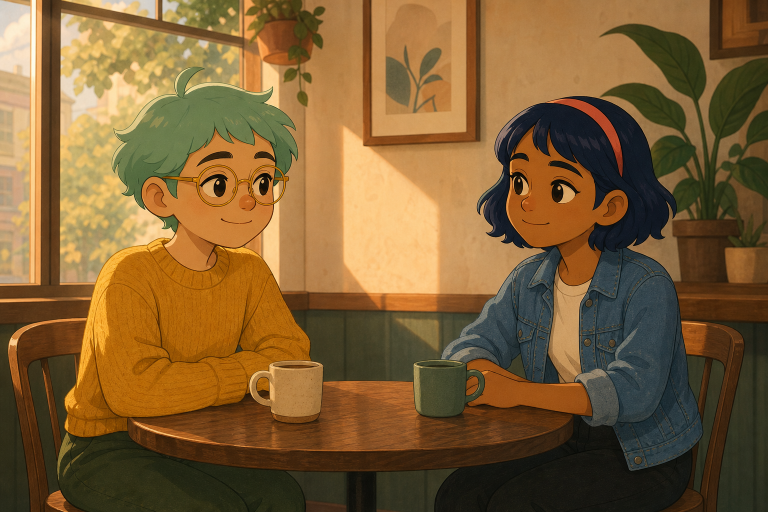
#> input picture talking-characters/assets/characters-master.png, 1536 x 1024 px (shown at 1/2 size)
$ python render_talking_video.py assets/characters-master.png
#> lines starting #> are read from the running program, lines starting #| are printed output that depends on the picture
#> in render, master is the input picture: PIL image 1536x1024 RGB; mean R, G, B 126.3, 94.7, 52.5
#!/usr/bin/env python3
"""Render a short talking-character film from one persistent master still."""

from __future__ import annotations

import math
import os
import shutil
import subprocess
import tempfile
from pathlib import Path

from gtts import gTTS
from PIL import Image, ImageDraw, ImageEnhance, ImageFilter, ImageFont
import numpy as np

ROOT = Path(__file__).resolve().parent
ASSET = ROOT / "assets" / "characters-master.png"
OUT_DIR = ROOT / "out"
FPS = 24
WIDTH, HEIGHT = 1920, 1080
# iOS/Android HTML5 players reject 24 kHz mono AAC and High-profile H.264.
AUDIO_RATE = 44100

FONT_BOLD = "/usr/share/fonts/truetype/dejavu/DejaVuSans-Bold.ttf"
FONT_REG = "/usr/share/fonts/truetype/dejavu/DejaVuSans.ttf"

# Lower-face search boxes on the original painting (x0,y0,x1,y1).
PIP_FACE = (320, 360, 560, 520)
JUN_FACE = (1000, 370, 1260, 530)

# Mouth centers — replaced at render time by detect_smile_center().
PIP = {
    "mouth": (476, 438),
    "eyes": ((400, 372), (455, 370)),
    "color": (232, 176, 128),
    "lip": (176, 86, 78),
    "bubble": (255, 244, 214),
    "name": "Pip",
    "pitch": 1.12,
    "tld": "co.uk",
}
JUN = {
    "mouth": (1048, 436),
    "eyes": ((1095, 372), (1155, 370)),
    "color": (176, 112, 72),
    "lip": (132, 62, 58),
    "bubble": (232, 242, 255),
    "name": "Jun",
    "pitch": 0.94,
    "tld": "com",
}

LINES = [
    {"who": "pip", "text": "Hey. We stay ourselves the whole time."},
    {"who": "jun", "text": "Same hair. Same outfits. That's persistence."},
    {"who": "pip", "text": "And when we talk, only the mouth should move."},
    {"who": "jun", "text": "See? I'm still me."},
    {"who": "pip", "text": "Persistent characters. That's us."},
]

INTRO = 1.15
GAP = 0.42
OUTRO = 1.6

VISEME = {
    "rest": None,
    "M": "closed",
    "A": "open",
    "E": "wide",
    "O": "round",
    "U": "small",
    "F": "teeth",
}


def who_cfg(who: str) -> dict:
    return PIP if who == "pip" else JUN


# [38 lines left out: functions viseme_for_char, viseme_track, not called in this run]


def ffprobe_duration(path: Path) -> float:
    out = subprocess.check_output(
        [
            "ffprobe",
            "-v",
            "error",
            "-show_entries",
            "format=duration",
            "-of",
            "default=noprint_wrappers=1:nokey=1",
            str(path),
        ],
        text=True,
    ).strip()
    return float(out)


def ffprobe_sample_rate(path: Path) -> int:
    out = subprocess.check_output(
        [
            "ffprobe",
            "-v",
            "error",
            "-select_streams",
            "a:0",
            "-show_entries",
            "stream=sample_rate",
            "-of",
            "default=noprint_wrappers=1:nokey=1",
            str(path),
        ],
        text=True,
    ).strip()
    return int(float(out))


def pitch_shift(src: Path, dst: Path, factor: float) -> None:
    """Change pitch without the chipmunk effect from a mismatched sample rate.

    gTTS writes ~24 kHz MP3. Pitch must use that source rate, then resample
    to 44.1 kHz stereo so phones will play the file.
    """
    src_rate = ffprobe_sample_rate(src)
    # rubberband keeps duration; asetrate+atempo is the fallback.
    rubber = [
        "ffmpeg",
        "-y",
        "-i",
        str(src),
        "-filter:a",
        f"rubberband=pitch={factor}:channels=1,aformat=sample_rates={AUDIO_RATE}:channel_layouts=stereo",
        str(dst),
    ]
    try:
        subprocess.check_call(rubber, stdout=subprocess.DEVNULL, stderr=subprocess.DEVNULL)
        return
    except subprocess.CalledProcessError:
        pass
    tempo = min(2.0, max(0.5, 1.0 / factor))
    subprocess.check_call(
        [
            "ffmpeg",
            "-y",
            "-i",
            str(src),
            "-filter:a",
            f"asetrate={src_rate}*{factor},aresample={AUDIO_RATE},atempo={tempo},"
            f"aformat=channel_layouts=stereo",
            str(dst),
        ],
        stdout=subprocess.DEVNULL,
        stderr=subprocess.DEVNULL,
    )


def make_line_audio(text: str, cfg: dict, dest: Path) -> float:
    raw = dest.with_suffix(".raw.mp3")
    gTTS(text=text, lang="en", tld=cfg["tld"]).save(str(raw))
    pitch_shift(raw, dest, cfg["pitch"])
    raw.unlink(missing_ok=True)
    return ffprobe_duration(dest)


def crop_scene(master: Image.Image) -> Image.Image:
    w, h = master.size
    target_h = int(w * 9 / 16)
    top = max(0, (h - target_h) // 2 - 36)
    box = (0, top, w, min(h, top + target_h))
    return master.crop(box).resize((WIDTH, HEIGHT), Image.Resampling.LANCZOS)


def map_pt(pt: tuple[int, int], master: Image.Image) -> tuple[int, int]:
    """Map a point on the original painting into the cropped 1920x1080 frame."""
    w, h = master.size
    target_h = int(w * 9 / 16)
    top = max(0, (h - target_h) // 2 - 36)
    x, y = pt
    nx = x / w * WIDTH
    ny = (y - top) / target_h * HEIGHT
    return int(nx), int(ny)


def detect_smile_center(rgb: np.ndarray, box: tuple[int, int, int, int]) -> dict | None:
    """Find the painted closed-mouth stroke in a lower-face box.

    These characters use a 1–3px dark smile on skin, not photographic lips, so
    generic face-mesh models miss them. For each row in the middle of the box
    we look for a dark run sandwiched by brighter skin above and below, merge
    nearby corners of the same smile, and take the centroid of the best stroke.
    """
#> called with box = (320, 360, 560, 520)
    x0, y0, x1, y1 = box
    rgb = rgb.astype(np.float32)
    lum = 0.299 * rgb[:, :, 0] + 0.587 * rgb[:, :, 1] + 0.114 * rgb[:, :, 2]
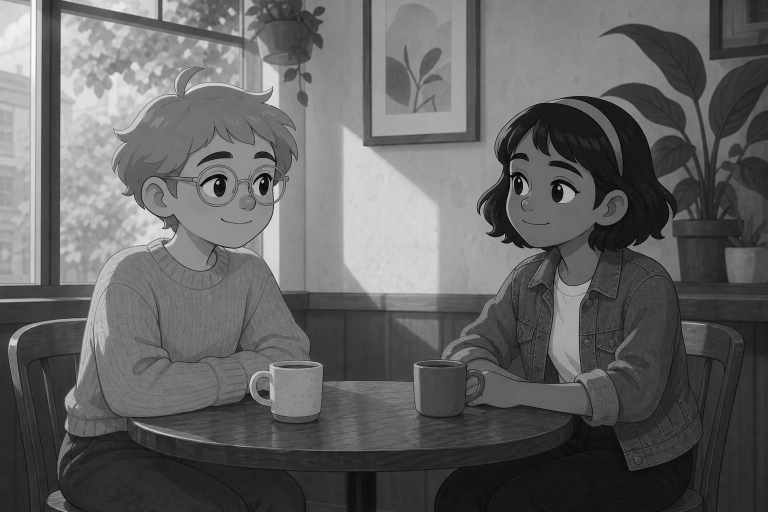
#> lum: shape (1024, 1536) float32 (shown at 1/2 size); min 0, max 252, mean 99.3
    merge_gap, min_w, max_w = 42, 18, 110
    best = None
    for y in range(y0 + int((y1 - y0) * 0.28), y0 + int((y1 - y0) * 0.72)):
        row = lum[y, x0:x1]
        med = np.median(lum[max(0, y - 5) : y + 6, x0:x1], axis=0)
        dark = np.clip(med - row, 0, None)
        above = lum[max(0, y - 8), x0:x1]
        below = lum[min(lum.shape[0] - 1, y + 8), x0:x1]
        sandwich = (above > row + 6) & (below > row + 6) & (np.abs(above - below) < 35)
        score = dark * sandwich
        on = score > 8
        runs = []
        i, n = 0, len(on)
        while i < n:
            if on[i]:
                j = i
                while j < n and on[j]:
                    j += 1
                runs.append([i, j, float(score[i:j].sum())])
                i = j
            else:
                i += 1
        if not runs:
            continue
        merged = [runs[0]]
        for a, b, s in runs[1:]:
            if a - merged[-1][1] <= merge_gap:
                merged[-1][1] = b
                merged[-1][2] += s
            else:
                merged.append([a, b, s])
        for a, b, s in merged:
            w = b - a
            if w < min_w or w > max_w:
                continue
            xs = np.arange(a, b)
            wts = score[a:b] + 1e-6
            cx = x0 + int(np.average(xs, weights=wts))
            quality = s * np.sqrt(w)
            cand = (quality, cx, y, x0 + a, x0 + b)
            if best is None or quality > best[0]:
                best = cand
#> after the loop, best = (11451.7, 478, 446, 463, 495); j = 191
    if best is None:
        return None
    return {"xy": (best[1], best[2]), "span": (best[3], best[4])}


def locate_mouths(master: Image.Image) -> None:
    rgb = np.array(master.convert("RGB"))
    pip = detect_smile_center(rgb, PIP_FACE)
#> pip = {'xy': (478, 446), 'span': (463, 495)}
    jun = detect_smile_center(rgb, JUN_FACE)
#> jun = {'xy': (1079, 448), 'span': (1061, 1097)}
    if pip:
        a, b = pip["span"]
#> a = 463; b = 495
        # 3/4 facing right: sit on the smile, slightly toward the visible right.
        PIP["mouth"] = (a + int((b - a) * 0.52), pip["xy"][1])
        PIP["smile_w"] = b - a
        print(f"detected Pip smile at {PIP['mouth']} span {pip['span']}")
#| detected Pip smile at (479, 446) span (463, 495)
    if jun:
        a, b = jun["span"]
#> a = 1061; b = 1097
        # 3/4 facing left: sit on the smile, slightly toward the visible left.
        JUN["mouth"] = (a + int((b - a) * 0.30), jun["xy"][1])
        JUN["smile_w"] = b - a
        print(f"detected Jun smile at {JUN['mouth']} span {jun['span']}")
#| detected Jun smile at (1071, 448) span (1061, 1097)
    if not pip or not jun:
        print("warning: smile detector missed a face; using fallback coords")


# [66 lines left out: functions ellipse_mask, draw_mouth, blink_amount, draw_blinks, not called in this run]


def rounded_rect(draw: ImageDraw.ImageDraw, box, radius, fill, outline=None, width=1):
    draw.rounded_rectangle(box, radius=radius, fill=fill, outline=outline, width=width)


# [168 lines left out: functions wrap_text, draw_bubble, draw_captions, ken_burns, compose_frame, concat_audio, not called in this run]


def render(preview: bool = False) -> Path:
    if not ASSET.exists():
        raise SystemExit(f"Missing {ASSET}")
    master = Image.open(ASSET).convert("RGB")
    locate_mouths(master)
    scene = crop_scene(master)
#> in crop_scene, `return master.crop(box).resize((WIDTH, HEIGHT), Image.Resampling.LANCZ..`:
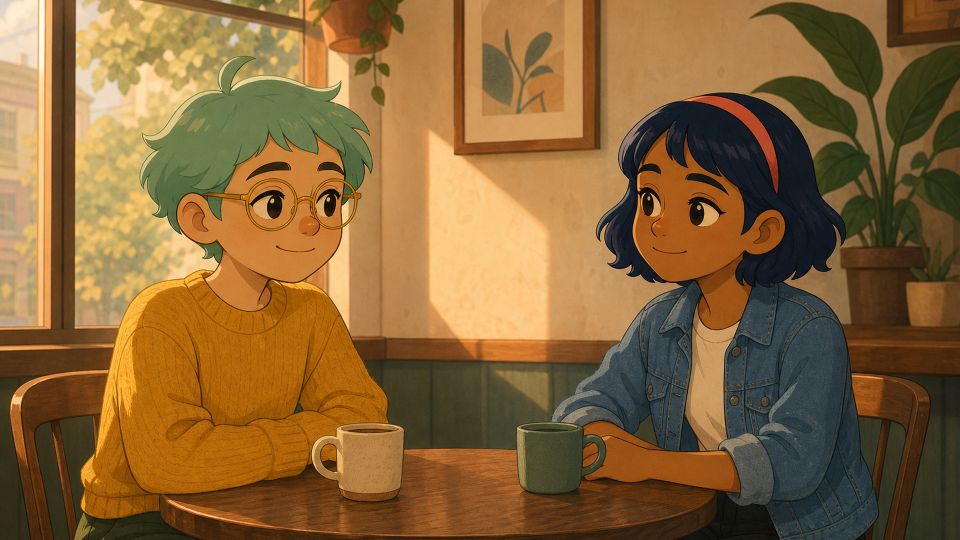
#> returned value: PIL image 1920x1080 RGB (shown at 1/2 size); mean R, G, B 136.2, 101.4, 55.9
    maps = {}
    for who, cfg in (("pip", PIP), ("jun", JUN)):
        maps[who] = {
            "mouth": map_pt(cfg["mouth"], master),
            "eyes": tuple(map_pt(e, master) for e in cfg["eyes"]),
        }
#> this loop made 2 passes
#> who on passes 1 to 2: 'pip', 'jun'
#> after the loop, maps = 2 items

    OUT_DIR.mkdir(parents=True, exist_ok=True)
    work = Path(tempfile.mkdtemp(prefix="talkvid-"))
    try:
        timeline = []
        t = INTRO
        audio_clips = []
        for i, line in enumerate(LINES):
            cfg = who_cfg(line["who"])
            mp3 = work / f"line{i}.mp3"
            dur = make_line_audio(line["text"], cfg, mp3)
            vis = viseme_track(line["text"], dur, FPS)
            timeline.append({"who": line["who"], "text": line["text"], "start": t, "end": t + dur, "visemes": vis})
            audio_clips.append((mp3, t, dur))
            t = t + dur + GAP
#> after the loop, audio_clips = []; t = 1.15; timeline = []
        total = t + OUTRO

        if preview:
            # One talking frame per line for alignment checks.
            preview_dir = OUT_DIR / "preview"
            preview_dir.mkdir(exist_ok=True)
            dbg = master.copy()
            dr = ImageDraw.Draw(dbg)
            for cfg, col in ((PIP, (255, 60, 40)), (JUN, (40, 200, 90))):
                x, y = cfg["mouth"]
                dr.ellipse([x - 12, y - 8, x + 12, y + 8], outline=col, width=3)
            dbg.save(preview_dir / "detected-smiles.png")
            for i, item in enumerate(timeline):
                mid = (item["start"] + item["end"]) / 2
                active = {"who": item["who"], "text": item["text"], "viseme": "A"}
                frame = compose_frame(scene, mid, total, active, maps)
                frame.save(preview_dir / f"line_{i}_{item['who']}.png")
                # tight face crops for alignment
                mx, my = maps[item["who"]]["mouth"]
                z = 1.0 + 0.045 * (mid / max(total, 0.01))
                nw, nh = int(WIDTH * z), int(HEIGHT * z)
                left = int((nw - WIDTH) * 0.35)
                top = int((nh - HEIGHT) * 0.25)
                sx, sy = int(mx * z - left), int(my * z - top)
                crop = frame.crop((sx - 140, sy - 160, sx + 140, sy + 140))
                crop.save(preview_dir / f"face_{i}_{item['who']}.png")
            idle = compose_frame(scene, 0.4, total, None, maps)
            idle.save(preview_dir / "idle.png")
            print(f"Wrote previews to {preview_dir}")
            return preview_dir

        frames_dir = work / "frames"
        frames_dir.mkdir()
        nframes = int(total * FPS)
        for fi in range(nframes):
            now = fi / FPS
            active = None
            for item in timeline:
                if item["start"] <= now < item["end"]:
                    idx = min(len(item["visemes"]) - 1, int((now - item["start"]) * FPS))
                    active = {
                        "who": item["who"],
                        "text": item["text"],
                        "viseme": item["visemes"][idx],
                    }
                    break
            frame = compose_frame(scene, now, total, active, maps)
            frame.save(frames_dir / f"f{fi:05d}.png")
            if fi % 24 == 0:
                print(f"  frame {fi}/{nframes}")

        audio_path = work / "mix.m4a"
        concat_audio(audio_clips, total, audio_path)
        mp4 = OUT_DIR / "pip-and-jun-talking.mp4"
        subprocess.check_call(
            [
                "ffmpeg",
                "-y",
                "-framerate",
                str(FPS),
                "-i",
                str(frames_dir / "f%05d.png"),
                "-i",
                str(audio_path),
                "-c:v",
                "libx264",
                "-profile:v",
                "main",
                "-level",
                "4.0",
                "-pix_fmt",
                "yuv420p",
                "-crf",
                "20",
                "-c:a",
                "aac",
                "-profile:a",
                "aac_low",
                "-ar",
                str(AUDIO_RATE),
                "-ac",
                "2",
                "-shortest",
                "-movflags",
                "+faststart",
                "-brand",
                "mp42",
                str(mp4),
            ],
            stdout=subprocess.DEVNULL,
            stderr=subprocess.DEVNULL,
        )
        print(f"Wrote {mp4}")
        return mp4
    finally:
        shutil.rmtree(work, ignore_errors=True)


if __name__ == "__main__":
    import sys

    preview = "--preview" in sys.argv
    render(preview=preview)
#> (the call stopped at in ffprobe_duration, `out = subprocess.check_output( [ "ffprobe", "-v", "error", "-show_entr..`: subprocess is not available in this run)
